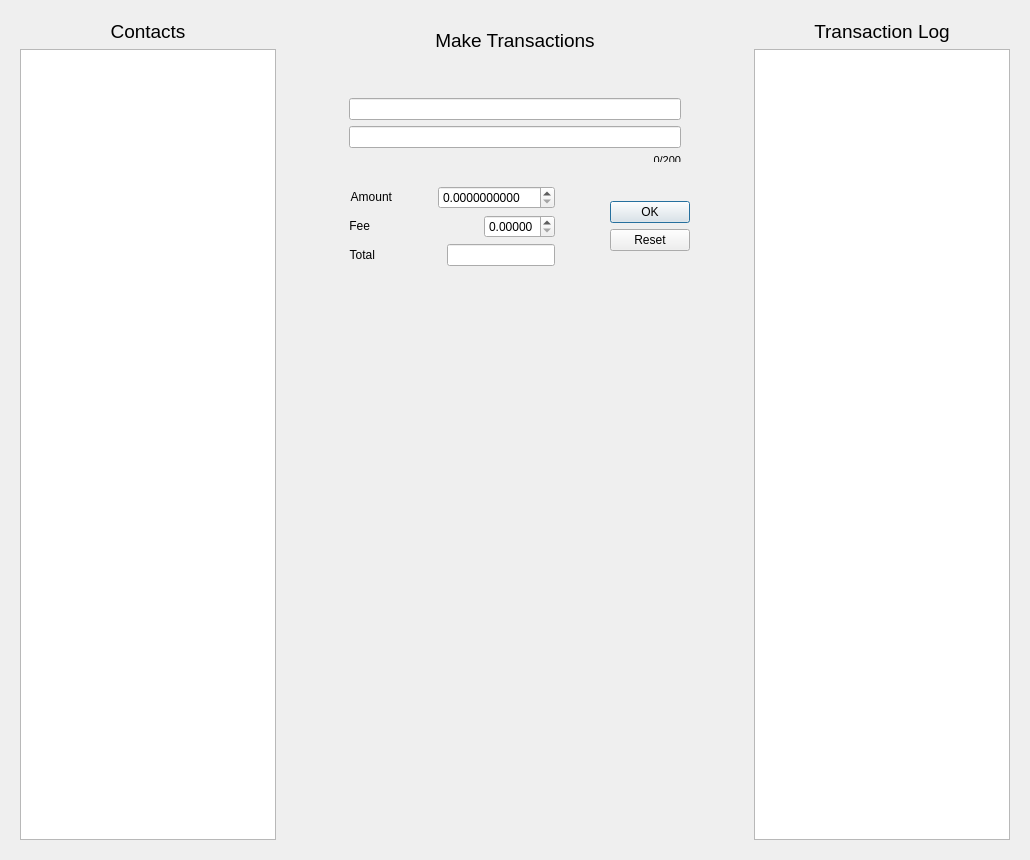
      <widget class="QWidget" name="TransactionTab">
       <attribute name="title">
        <string>Transactions</string>
       </attribute>
       <layout class="QHBoxLayout" name="horizontalLayout_9">
        <item>
         <widget class="QWidget" name="contactsView" native="true">
          <property name="sizePolicy">
           <sizepolicy hsizetype="Expanding" vsizetype="Expanding">
            <horstretch>0</horstretch>
            <verstretch>0</verstretch>
           </sizepolicy>
          </property>
          <layout class="QVBoxLayout" name="verticalLayout_5">
           <item>
            <widget class="QLabel" name="trxnsHeading1">
             <property name="text">
              <string>&lt;html&gt;&lt;head/&gt;&lt;body&gt;&lt;p align=&quot;center&quot;&gt;&lt;span style=&quot; font-size:14pt;&quot;&gt;Contacts&lt;/span&gt;&lt;/p&gt;&lt;/body&gt;&lt;/html&gt;</string>
             </property>
            </widget>
           </item>
           <item>
            <widget class="QListWidget" name="contacts"/>
           </item>
          </layout>
         </widget>
        </item>
        <item>
         <spacer name="horizontalSpacer_30">
          <property name="orientation">
           <enum>Qt::Horizontal</enum>
          </property>
          <property name="sizeType">
           <enum>QSizePolicy::Preferred</enum>
          </property>
          <property name="sizeHint" stdset="0">
           <size>
            <width>40</width>
            <height>20</height>
           </size>
          </property>
         </spacer>
        </item>
        <item>
         <widget class="QWidget" name="makeTransactions" native="true">
          <property name="sizePolicy">
           <sizepolicy hsizetype="Preferred" vsizetype="Expanding">
            <horstretch>0</horstretch>
            <verstretch>0</verstretch>
           </sizepolicy>
          </property>
          <layout class="QVBoxLayout" name="verticalLayout_10">
           <item>
            <widget class="QWidget" name="dialogs" native="true">
             <property name="sizePolicy">
              <sizepolicy hsizetype="Expanding" vsizetype="Expanding">
               <horstretch>0</horstretch>
               <verstretch>0</verstretch>
              </sizepolicy>
             </property>
             <layout class="QVBoxLayout" name="verticalLayout_9">
              <item>
               <widget class="QLabel" name="trxnsHeading2">
                <property name="text">
                 <string>&lt;html&gt;&lt;head/&gt;&lt;body&gt;&lt;p align=&quot;center&quot;&gt;&lt;span style=&quot; font-size:14pt;&quot;&gt;Make Transactions&lt;/span&gt;&lt;/p&gt;&lt;/body&gt;&lt;/html&gt;</string>
                </property>
               </widget>
              </item>
              <item>
               <spacer name="verticalSpacer_4">
                <property name="orientation">
                 <enum>Qt::Vertical</enum>
                </property>
                <property name="sizeHint" stdset="0">
                 <size>
                  <width>20</width>
                  <height>40</height>
                 </size>
                </property>
               </spacer>
              </item>
              <item>
               <widget class="QLineEdit" name="selectedContact">
                <property name="sizePolicy">
                 <sizepolicy hsizetype="Preferred" vsizetype="Expanding">
                  <horstretch>0</horstretch>
                  <verstretch>0</verstretch>
                 </sizepolicy>
                </property>
                <property name="maximumSize">
                 <size>
                  <width>16777215</width>
                  <height>50</height>
                 </size>
                </property>
                <property name="text">
                 <string/>
                </property>
                <property name="readOnly">
                 <bool>true</bool>
                </property>
               </widget>
              </item>
              <item>
               <widget class="QLineEdit" name="messageField">
                <property name="sizePolicy">
                 <sizepolicy hsizetype="Preferred" vsizetype="Expanding">
                  <horstretch>0</horstretch>
                  <verstretch>0</verstretch>
                 </sizepolicy>
                </property>
                <property name="maximumSize">
                 <size>
                  <width>16777215</width>
                  <height>50</height>
                 </size>
                </property>
                <property name="maxLength">
                 <number>200</number>
                </property>
               </widget>
              </item>
              <item>
               <widget class="QLabel" name="charCount">
                <property name="sizePolicy">
                 <sizepolicy hsizetype="Expanding" vsizetype="Expanding">
                  <horstretch>0</horstretch>
                  <verstretch>0</verstretch>
                 </sizepolicy>
                </property>
                <property name="maximumSize">
                 <size>
                  <width>16777215</width>
                  <height>8</height>
                 </size>
                </property>
                <property name="text">
                 <string>&lt;html&gt;&lt;head/&gt;&lt;body&gt;&lt;p align=&quot;right&quot;&gt;&lt;span style=&quot; font-size:8pt;&quot;&gt;0/200&lt;/span&gt;&lt;/p&gt;&lt;/body&gt;&lt;/html&gt;</string>
                </property>
               </widget>
              </item>
             </layout>
            </widget>
           </item>
           <item>
            <layout class="QHBoxLayout" name="selectionLayout">
             <item>
              <widget class="QWidget" name="selectors" native="true">
               <property name="sizePolicy">
                <sizepolicy hsizetype="Expanding" vsizetype="Expanding">
                 <horstretch>0</horstretch>
                 <verstretch>0</verstretch>
                </sizepolicy>
               </property>
               <layout class="QVBoxLayout" name="verticalLayout_8">
                <item>
                 <layout class="QHBoxLayout" name="amountView">
                  <item>
                   <widget class="QLabel" name="amountLabel">
                    <property name="sizePolicy">
                     <sizepolicy hsizetype="Maximum" vsizetype="Expanding">
                      <horstretch>0</horstretch>
                      <verstretch>0</verstretch>
                     </sizepolicy>
                    </property>
                    <property name="text">
                     <string>&lt;html&gt;&lt;head/&gt;&lt;body&gt;&lt;p align=&quot;right&quot;&gt;Amount&lt;/p&gt;&lt;/body&gt;&lt;/html&gt;</string>
                    </property>
                   </widget>
                  </item>
                  <item>
                   <spacer name="horizontalSpacer_15">
                    <property name="orientation">
                     <enum>Qt::Horizontal</enum>
                    </property>
                    <property name="sizeHint" stdset="0">
                     <size>
                      <width>40</width>
                      <height>20</height>
                     </size>
                    </property>
                   </spacer>
                  </item>
                  <item>
                   <widget class="QDoubleSpinBox" name="amountSelector">
                    <property name="sizePolicy">
                     <sizepolicy hsizetype="Fixed" vsizetype="Expanding">
                      <horstretch>0</horstretch>
                      <verstretch>0</verstretch>
                     </sizepolicy>
                    </property>
                    <property name="maximumSize">
                     <size>
                      <width>16777215</width>
                      <height>30</height>
                     </size>
                    </property>
                    <property name="layoutDirection">
                     <enum>Qt::LeftToRight</enum>
                    </property>
                    <property name="buttonSymbols">
                     <enum>QAbstractSpinBox::UpDownArrows</enum>
                    </property>
                    <property name="decimals">
                     <number>10</number>
                    </property>
                    <property name="maximum">
                     <double>100.000000000000000</double>
                    </property>
                    <property name="value">
                     <double>0.000000000000000</double>
                    </property>
                   </widget>
                  </item>
                 </layout>
                </item>
                <item>
                 <layout class="QHBoxLayout" name="feeView">
                  <item>
                   <widget class="QLabel" name="feeLabel">
                    <property name="sizePolicy">
                     <sizepolicy hsizetype="Fixed" vsizetype="Expanding">
                      <horstretch>0</horstretch>
                      <verstretch>0</verstretch>
                     </sizepolicy>
                    </property>
                    <property name="text">
                     <string>&lt;html&gt;&lt;head/&gt;&lt;body&gt;&lt;p align=&quot;right&quot;&gt;Fee&lt;/p&gt;&lt;/body&gt;&lt;/html&gt;</string>
                    </property>
                   </widget>
                  </item>
                  <item>
                   <spacer name="horizontalSpacer_16">
                    <property name="orientation">
                     <enum>Qt::Horizontal</enum>
                    </property>
                    <property name="sizeHint" stdset="0">
                     <size>
                      <width>40</width>
                      <height>20</height>
                     </size>
                    </property>
                   </spacer>
                  </item>
                  <item>
                   <widget class="QDoubleSpinBox" name="feeSelector">
                    <property name="sizePolicy">
                     <sizepolicy hsizetype="Fixed" vsizetype="Expanding">
                      <horstretch>0</horstretch>
                      <verstretch>0</verstretch>
                     </sizepolicy>
                    </property>
                    <property name="maximumSize">
                     <size>
                      <width>16777215</width>
                      <height>30</height>
                     </size>
                    </property>
                    <property name="decimals">
                     <number>5</number>
                    </property>
                    <property name="maximum">
                     <double>2.000000000000000</double>
                    </property>
                    <property name="singleStep">
                     <double>0.000010000000000</double>
                    </property>
                   </widget>
                  </item>
                 </layout>
                </item>
                <item>
                 <layout class="QHBoxLayout" name="totalView">
                  <item>
                   <widget class="QLabel" name="totalLabel">
                    <property name="sizePolicy">
                     <sizepolicy hsizetype="Fixed" vsizetype="Expanding">
                      <horstretch>0</horstretch>
                      <verstretch>0</verstretch>
                     </sizepolicy>
                    </property>
                    <property name="text">
                     <string>&lt;html&gt;&lt;head/&gt;&lt;body&gt;&lt;p align=&quot;right&quot;&gt;Total&lt;/p&gt;&lt;/body&gt;&lt;/html&gt;</string>
                    </property>
                   </widget>
                  </item>
                  <item>
                   <spacer name="horizontalSpacer_17">
                    <property name="orientation">
                     <enum>Qt::Horizontal</enum>
                    </property>
                    <property name="sizeHint" stdset="0">
                     <size>
                      <width>40</width>
                      <height>20</height>
                     </size>
                    </property>
                   </spacer>
                  </item>
                  <item>
                   <widget class="QLineEdit" name="total">
                    <property name="sizePolicy">
                     <sizepolicy hsizetype="Fixed" vsizetype="Expanding">
                      <horstretch>0</horstretch>
                      <verstretch>0</verstretch>
                     </sizepolicy>
                    </property>
                    <property name="maximumSize">
                     <size>
                      <width>16777215</width>
                      <height>30</height>
                     </size>
                    </property>
                    <property name="readOnly">
                     <bool>true</bool>
                    </property>
                   </widget>
                  </item>
                 </layout>
                </item>
               </layout>
              </widget>
             </item>
             <item>
              <spacer name="horizontalSpacer_14">
               <property name="orientation">
                <enum>Qt::Horizontal</enum>
               </property>
               <property name="sizeHint" stdset="0">
                <size>
                 <width>40</width>
                 <height>20</height>
                </size>
               </property>
              </spacer>
             </item>
             <item>
              <widget class="QDialogButtonBox" name="btndiag_send">
               <property name="sizePolicy">
                <sizepolicy hsizetype="Preferred" vsizetype="Fixed">
                 <horstretch>0</horstretch>
                 <verstretch>0</verstretch>
                </sizepolicy>
               </property>
               <property name="orientation">
                <enum>Qt::Vertical</enum>
               </property>
               <property name="standardButtons">
                <set>QDialogButtonBox::Ok|QDialogButtonBox::Reset</set>
               </property>
              </widget>
             </item>
            </layout>
           </item>
           <item>
            <layout class="QVBoxLayout" name="spacerLayout1">
             <property name="bottomMargin">
              <number>0</number>
             </property>
             <item>
              <spacer name="verticalSpacer_3">
               <property name="orientation">
                <enum>Qt::Vertical</enum>
               </property>
               <property name="sizeType">
                <enum>QSizePolicy::Preferred</enum>
               </property>
               <property name="sizeHint" stdset="0">
                <size>
                 <width>20</width>
                 <height>40</height>
                </size>
               </property>
              </spacer>
             </item>
             <item>
              <spacer name="verticalSpacer_2">
               <property name="orientation">
                <enum>Qt::Vertical</enum>
               </property>
               <property name="sizeType">
                <enum>QSizePolicy::Preferred</enum>
               </property>
               <property name="sizeHint" stdset="0">
                <size>
                 <width>40</width>
                 <height>525</height>
                </size>
               </property>
              </spacer>
             </item>
            </layout>
           </item>
          </layout>
         </widget>
        </item>
        <item>
         <spacer name="horizontalSpacer_18">
          <property name="orientation">
           <enum>Qt::Horizontal</enum>
          </property>
          <property name="sizeType">
           <enum>QSizePolicy::Preferred</enum>
          </property>
          <property name="sizeHint" stdset="0">
           <size>
            <width>40</width>
            <height>20</height>
           </size>
          </property>
         </spacer>
        </item>
        <item>
         <widget class="QWidget" name="trxnLogView" native="true">
          <property name="sizePolicy">
           <sizepolicy hsizetype="Expanding" vsizetype="Expanding">
            <horstretch>0</horstretch>
            <verstretch>0</verstretch>
           </sizepolicy>
          </property>
          <layout class="QVBoxLayout" name="verticalLayout_6">
           <item>
            <widget class="QLabel" name="trxnsHeading3">
             <property name="text">
              <string>&lt;html&gt;&lt;head/&gt;&lt;body&gt;&lt;p align=&quot;center&quot;&gt;&lt;span style=&quot; font-size:14pt;&quot;&gt;Transaction Log&lt;/span&gt;&lt;/p&gt;&lt;/body&gt;&lt;/html&gt;</string>
             </property>
            </widget>
           </item>
           <item>
            <widget class="QListWidget" name="transactionLog"/>
           </item>
          </layout>
         </widget>
        </item>
       </layout>
      </widget>
